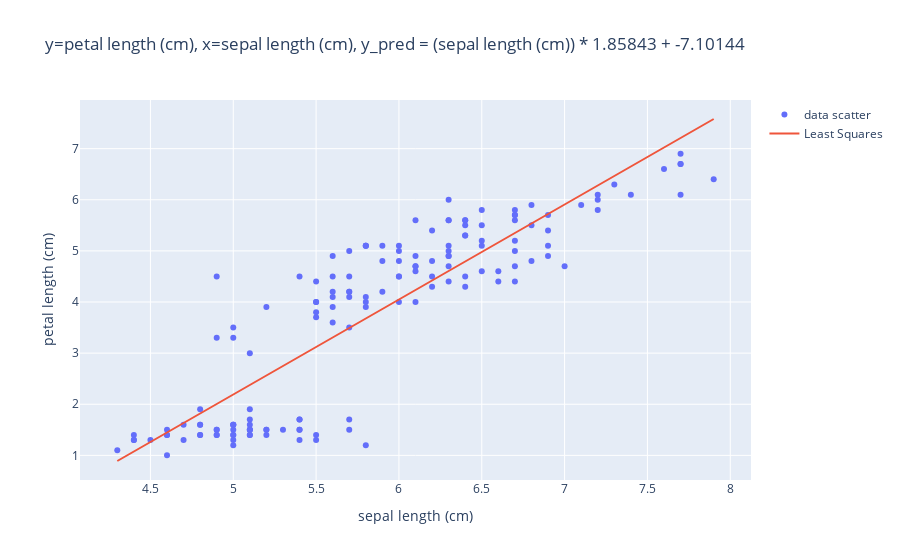

Source (notebook cell):
### Code cell
# Just for fun, let's see how well can sepal length approximate petal length
dia.plot_lstsq(x = "sepal length (cm)", target = "petal length (cm)", add_bias=True)

### Figure 1 — Plotly figure (JSON) as saved in the notebook; plotly's stock layout.template omitted (floating-point values rounded to 4 significant figures; data arrays with more than 128 entries replaced by an {"elided": "..."} marker saying what was removed)
{"data": [{"mode": "markers", "name": "data scatter", "type": "scatter", "x": {"elided": "150 float values"}, "y": {"elided": "150 float values"}}, {"mode": "lines", "name": "Least Squares", "type": "scatter", "x": {"elided": "150 float values"}, "y": {"elided": "150 float values"}}], "layout": {"title": {"text": "y=petal length (cm), x=sepal length (cm), y_pred = (sepal length (cm)) * 1.85843 + -7.10144<br><sup></sup>"}, "xaxis": {"title": {"text": "sepal length (cm)"}}, "yaxis": {"title": {"text": "petal length (cm)"}}}}
